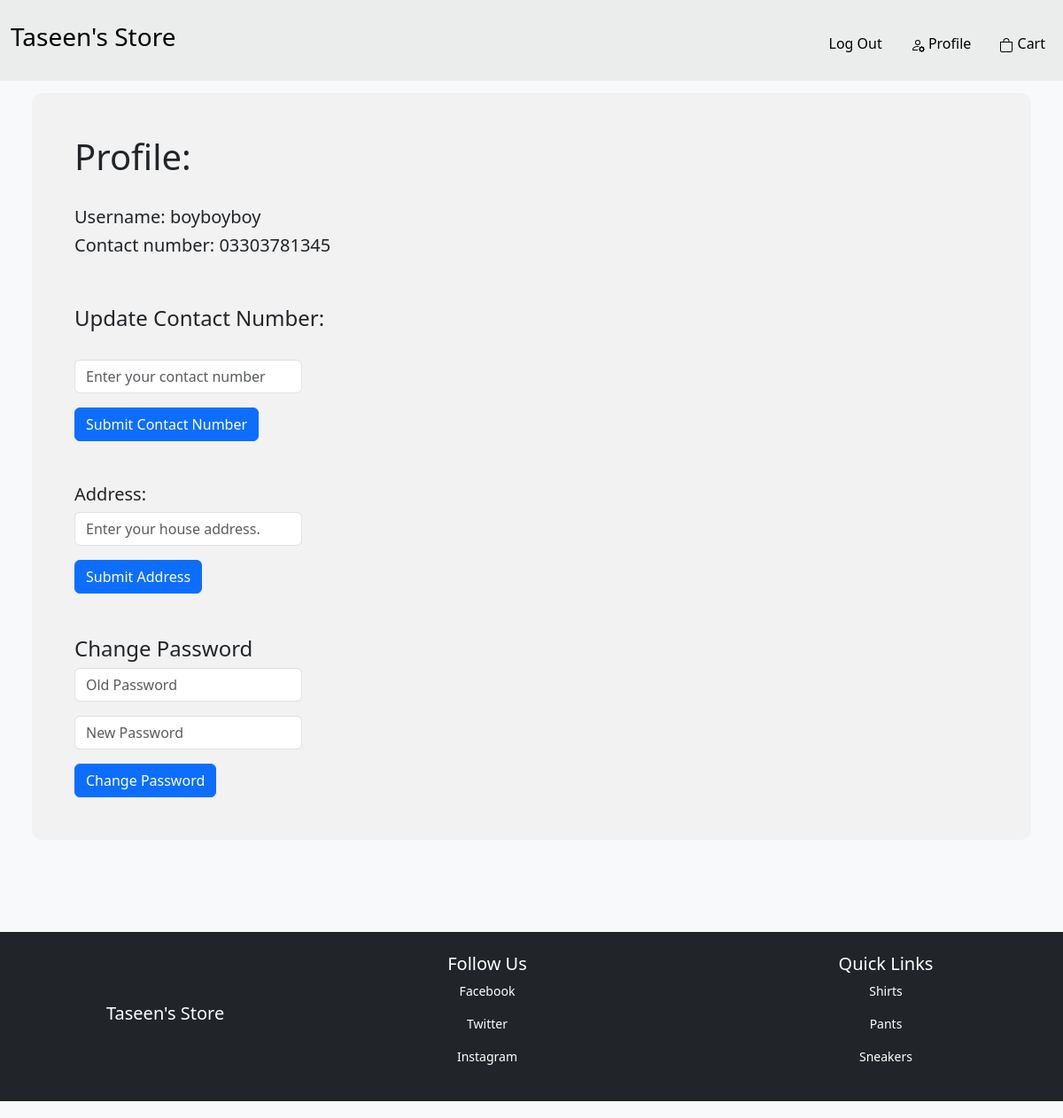
/profile (signed in), run on an earlier commit of the app's database.
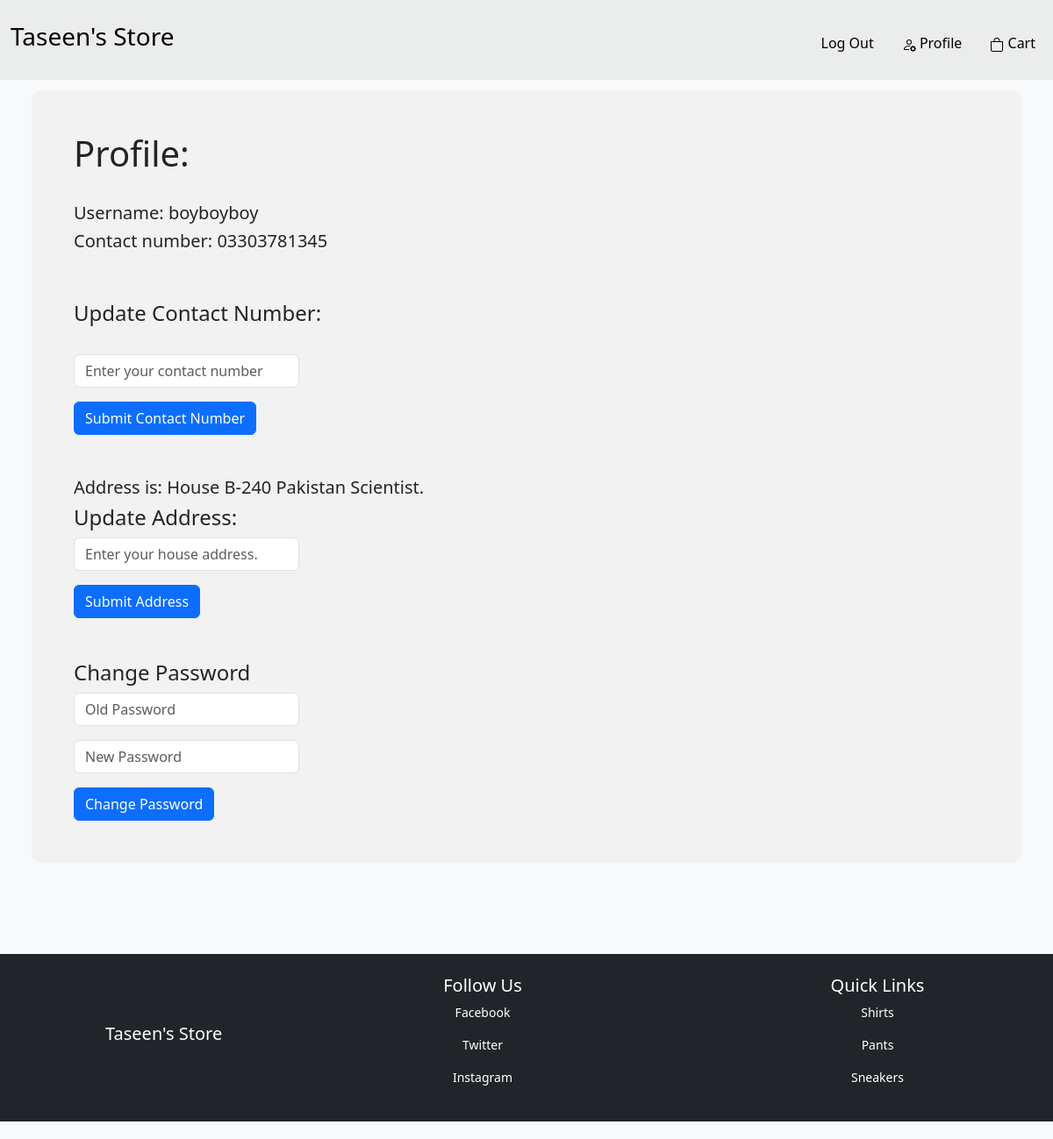
And on a later commit of the database.
### tables this page shows
CREATE TABLE users (id INTEGER PRIMARY KEY AUTOINCREMENT NOT NULL, username TEXT NOT NULL, hash TEXT NOT NULL, address TEXT NOT NULL DEFAULT 'None', contact NUMERIC NOT NULL DEFAULT 0.0);

### app.py (the view, shortened to what this page needs)
@app.route("/profile",methods=["GET","POST"])
def profile():
    if not login_required():
        print ("not logged in!")
        return render_template("apology.html",message="log in first")
    user=store.execute("SELECT * FROM users WHERE id=?",session['user_id'])
    if not (user[0]['username']):
        return render_template("apology.html",message="username not found")
    if request.method=="GET":
        if not (user[0]['username']):
            return "username not found"
        username=user[0]['username']
        contact=user[0]['contact']
        address=user[0]['address']
        con_check,add_check=1,1
        if contact==0:
            con_check=0
        if address=='None':
            add_check=0
        return render_template("profile.html",add_check=add_check,con_check=con_check,username=username,contact=contact,address=address,logincheck=login_required())

### funcs.py (called while the page is built)
def login_required():
    if 'user_id' in session:
        return True
    else:
        return False

### templates/profile.html (shortened to what this page needs)
{% extends "layout.html"%}
{% block content %}
<div class="container-fluid ">
<div class=" conprof ">
    <h1>Profile:</h1>
    <div class="d-flex justify-content-between  py-4">
        <div class="row">
        <div class="col-sm-12">
    <h5>Username: {{username}}</h5>
        </div>
    {% if con_check==0 %}
        <h5>No Contact Number added.</h5>
    {% elif con_check==1 %}
    <h5> Contact number: 0{{contact}}</h5>
    </div>
    </div>
    <br>
        <h4>Update Contact Number:</h4>
    {% endif %}
    <br>
    <form action="/profile" method="post">
    <div class="mb-3">
        <input autocomplete="off" autofocus class="form-control w-auto" name="contact" placeholder="Enter your contact number" type="tel">
    </div>
    <button class="btn btn-primary" type="submit">Submit Contact Number</button>
    </form>
    <br><br>
    {% if add_check==0%}
    <h5>Address:</h5>
    {% elif add_check==1 %}
    <h5> Address is: {{address}}.</h5>
    <h4>Update Address:</h4>
    {% endif %}
    <form action="/profile" method="post">
    <div class="mb-3">
        <input autocomplete="off" autofocus class="form-control w-auto" name="address" placeholder="Enter your house address." type="text">
    </div>
    <button class="btn btn-primary" type="submit">Submit Address</button>
    </form>
    <br><br>
    <div>
        <h4>Change Password</h4>
        <form action="/profile" method="post">
        <div class="mb-3">
            <input class="form-control w-auto" name="old_password" placeholder="Old Password" type="password">
        </div>
        <div class="mb-3">
            <input class="form-control w-auto" name="new_password" placeholder="New Password " type="password">
        </div>
        <button class="btn btn-primary" type="submit">Change Password</button>
    </form>
    </div>
    </div>
</div>
{% endblock %}

### templates/layout.html (shortened to what this page needs)
<!DOCTYPE html>
<html lang="en">
<head>
    <link href="https://cdn.jsdelivr.net/npm/bootstrap@5.3.3/dist/css/bootstrap.min.css" rel="stylesheet">
    <link rel="stylesheet" href="https://cdn.jsdelivr.net/npm/bootstrap-icons/font/bootstrap-icons.css">
    <link href="/static/styles.css" rel="stylesheet">
</head>
<body class="d-flex flex-column " >
    <nav class="navbar navbar-expand-md header">
        <div class="container-fluid ">
                <a href="/" class="navbar-brand"><h3>Taseen's Store</h3></a>
                <div class="collapse navbar-collapse align-items-right" id="nav">
                    <ul class="navbar-nav ms-auto">
                        {% if logincheck==True %}
                        <li class="nav-item " >
                            <a class="nav-link header-con" href="/logout"><H6>Log Out</H6></a>
                        </li>
                        <li class="nav-item ">
                            <a class="nav-link header-con" href="/profile">
                                <h6>
                                Profile
                                </h6>
                            </a>
                        </li>
                        <li class="nav-item ">
                            <h6>
                            <a class="nav-link header-con" href="/cart">
                                <svg xmlns="http://www.w3.org/2000/svg" width="16" height="16" fill="currentColor" class="bi bi-bag" viewBox="0 0 16 16">
                                    <path d="M8 1a2.5 2.5 0 0 1 2.5 2.5V4h-5v-.5A2.5 2.5 0 0 1 8 1m3.5 3v-.5a3.5 3.5 0 1 0-7 0V4H1v10a2 2 0 0 0 2 2h10a2 2 0 0 0 2-2V4zM2 5h12v9a1 1 0 0 1-1 1H3a1 1 0 0 1-1-1z"/>
                                  </svg> Cart
                            </a>
                            </h6>
                        </li>
                        {% endif %}
                    </ul>
                </div>
        </div>
    </nav>
    <main class="content" >
    {% block content %}
    {% endblock %}
    </main>
{% extends "footer.html" %}

### templates/footer.html
<footer class="bg-dark text-white py-4 ">
    <div class="container-fluid">
        <div class="row gy-5">
            <div class="col-md-3" style="display: flex;align-items: center; padding-left:10vw ;">
                <h5><a href="/index" class="text-white text-decoration-none">Taseen's Store</h5></a>
            </div>
            <div class="col-md-5">
                <h5>Follow Us</h5>
                <p><a href="#" class="text-white text-decoration-none">Facebook</a><br></p>
                <p><a href="#" class="text-white text-decoration-none">Twitter</a><br></p>
                <p><a href="#" class="text-white text-decoration-none">Instagram</a></p>
            </div>
            <div class="col-md-4    ">
                <h5>Quick Links</h5>
                <p><a href="/Shirts" class="text-white text-decoration-none">Shirts</a><br></p>
                <p><a href="/Pants" class="text-white text-decoration-none">Pants</a><br></p>
                <p><a href="/Sneakers" class="text-white text-decoration-none">Sneakers</a><br></p>
            </div>
        </div>
    </div>
</footer>

### static/styles.css (style rules this page uses)
html, body { background-color: #f8f9fa; display: flex; flex-direction: column; min-height: 100vh; }
.content { flex: 1 0 auto; }
footer { width: 100%; padding: 20px 0; text-align: center; font-size: 14px; position: relative; left: 0; bottom: 0; flex-shrink: 0; }
.header { padding-left:0vh !important; padding-right: 0vh !important; background-color: #ebecec; padding: 1rem; margin-bottom: 8vh; }
.nav-link { margin-left: 1rem; }
.header-con { color:black !important; }
.conprof { padding: 4vw !important; margin:2vw; background-color: rgb(242, 242, 242); border-radius: 0.75rem; margin-top: -4vh; }
footer { margin-top:10vh; }
#nav { margin-top: 2vh; margin-inline-start: -1px; }

What changed in the data, as far as the page shows it:
changed users "boyboyboy": address (not shown) → "House B-240 Pakistan Scientist"
Also different on the page:
text no longer shown: "Address:"
text now shown: "Address is: . Update Address:"
